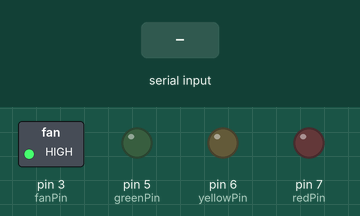
Recording of a sketch running on a simulated Arduino Uno, built with avr-gcc and run on an emulated ATmega328P. Shown: switched loads named in the sketch (green lamp = pin HIGH), output pins drawn as LEDs (lit = HIGH). Inputs (shaded band) come from the test bench. What the sketch prints to the serial monitor is not drawn.

Above: at 0.1 s.
At 2.0 s:
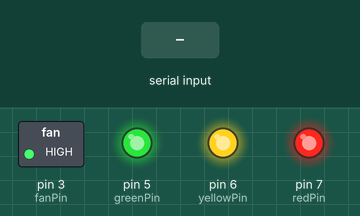
2.1 s: byte 30 received over Serial
Timing chart, 0 to 5.1 s (numbered marks = the images above; inputs shaded):
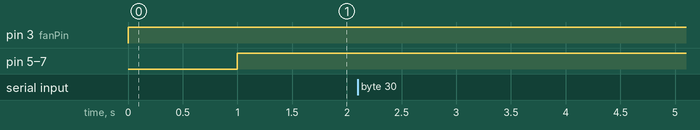

Measured:
- after the input at 2.1 s, every drawn part: stays the same

The sketch:

TeensyLightControllerSketch.ino
```cpp
const int redPin = 7;
const int yellowPin = 6;
const int greenPin = 5;
const int fanPin = 3;

const int ON = LOW;
const int OFF = HIGH;

// the setup() method runs once, when the sketch starts
void setup() {
  // initialize the digital pin as an output.
  pinMode(redPin, OUTPUT);
  pinMode(yellowPin, OUTPUT);
  pinMode(greenPin, OUTPUT);


  digitalWrite(redPin, OFF);
  digitalWrite(yellowPin, OFF);
  digitalWrite(greenPin, OFF);

  Serial.begin(9600);
}

const int SLEEP_PER_CYCLE = 1000;
const int NUMBER_OF_CYCLES_TO_KEEP_LIGHTS_ON = 60;
int cyclesSinceLastCommandReceived = 0;
int hasCommunicationBeenEstablished = 0;
int isFirstLoop = 1;

void loop() {


  if (isFirstLoop == 1){
    analogWrite(fanPin, 255);
    warmUpLights();
    isFirstLoop = 0;
  }
  executeAllBufferedCommands();
  delay(SLEEP_PER_CYCLE);
  confirmCommunicationHasNotBeenLost();
}

void warmUpLights() {
  turnOnAllLights();
  delay(1000);
  turnOffAllLights();
}

void confirmCommunicationHasNotBeenLost() {
  if (cyclesSinceLastCommandReceived > NUMBER_OF_CYCLES_TO_KEEP_LIGHTS_ON) {
    turnOffAllLights();
    if (hasCommunicationBeenEstablished == 1) {
      hasCommunicationBeenEstablished = 0;
      warnAboutLossOfCommunication();
    }
  }
  else {
    cyclesSinceLastCommandReceived++;
  }
}

void turnOffAllLights() {
  digitalWrite(redPin, OFF);
  digitalWrite(yellowPin, OFF);
  digitalWrite(greenPin, OFF);
}
void turnOnAllLights() {
  digitalWrite(redPin, ON);
  digitalWrite(yellowPin, ON);
  digitalWrite(greenPin, ON);
}

void warnAboutLossOfCommunication() {
  for (int i=0; i< 5; i++) {
    delay(150);
    digitalWrite(redPin, ON);
    delay(150);
    digitalWrite(yellowPin, ON);
    delay(150);
    digitalWrite(greenPin, ON);
    delay(150);
    digitalWrite(redPin, OFF);
    delay(150);
    digitalWrite(yellowPin, OFF);
    delay(150);
    digitalWrite(greenPin, OFF);
  }
}

void executeAllBufferedCommands()
{
  while(Serial.available()) {
    hasCommunicationBeenEstablished = 1;
    byte incomingByte = Serial.read();
    Serial.println(incomingByte);
    updateLightColor(incomingByte);
    cyclesSinceLastCommandReceived = 0;
  }
}

void updateLightColor(byte command)
{
    if (command == 49) // 1 - red, on
    {
      digitalWrite(redPin, ON);
    }
    else if (command == 50) // 2 - yellow, on
    {
      digitalWrite(yellowPin, ON);
    }
    else if (command == 51) // 3 - green, on
    {
      digitalWrite(greenPin, ON);
    }
    else if (command == 53) // 5 - red, off
    {
      digitalWrite(redPin, OFF);
    }
    else if (command == 54) // 6 - yellow, off
    {
      digitalWrite(yellowPin, OFF);
    }
    else if (command == 55) // 7 - green, on
    {
      digitalWrite(greenPin, OFF);
    }
}
```
